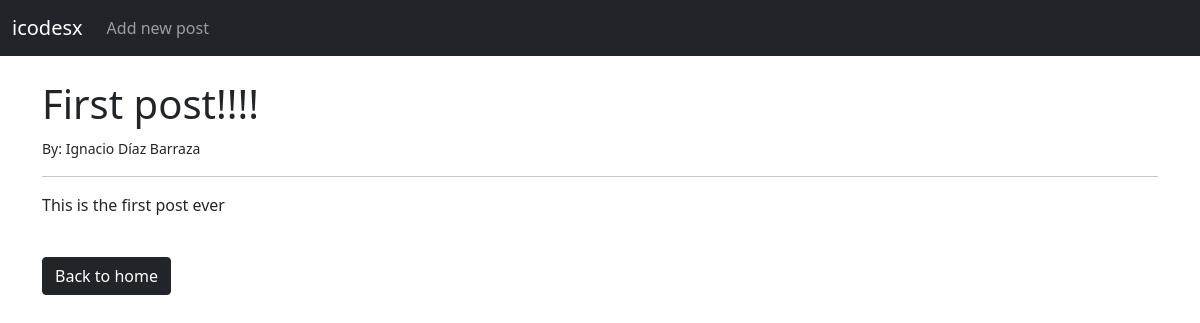
The app's page /article/1 with its own data.
### blogapp/models.py (models this page shows, shortened)
class Post(models.Model):
    title = models.CharField(max_length=255)
    title_tag = models.CharField(max_length=255)
    author = models.ForeignKey(User, on_delete=models.CASCADE)
    body = models.TextField()

### blogapp/views.py (the view)
# urls.py: path('article/<int:pk>', PostView.as_view(), name='post'),
class PostView(DetailView):
    model = Post
    template_name = 'post.html'

### blogapp/templates/post.html (shortened to what this page needs)
{% extends 'base.html' %}
{% block content %}
<h1>{{ post.title }}</h1>
<small>By: {{ post.author.first_name }} {{ post.author.last_name }}</small>
<hr>
<p>{{ post.body }}</p>
<br>
<a href="{% url 'index' %}" class="btn btn-dark">Back to home</a>
{% endblock %}

### records on screen
Post: title "First post!!!!", author.first_name "Ignacio", author.last_name "Díaz Barraza", body "This is the first post ever"
